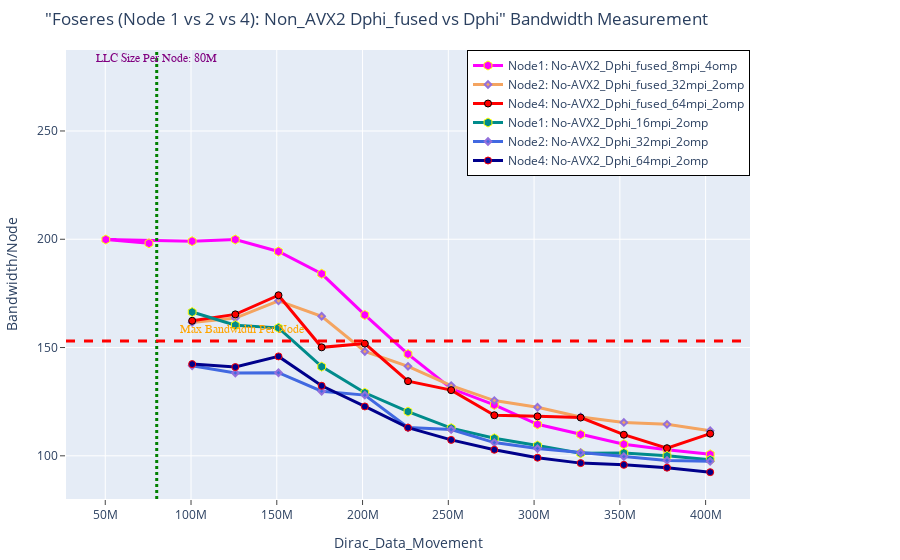

Source (notebook cell):
### Code cell
fig = go.Figure() 

# MACRO Fused Case
fig.add_trace(go.Scatter(x=(dfn1MacFusNonProb_8mpi_4omp.Dirc_Data_Mov*(dfn1MacFusNonProb_8mpi_4omp.MPI_size)), 
                         y=(dfn1MacFusNonProb_8mpi_4omp.BAND*(dfn1MacFusNonProb_8mpi_4omp.MPI_size)), 
                         mode='lines+markers', 
                         name='Node1: No-AVX2_Dphi_fused_8mpi_4omp',
                         line=dict(color='magenta',width=3),
                         marker=dict(symbol='hexagon',size=9, line=dict(color='yellow',width=1))))

fig.add_trace(go.Scatter(x=(dfn2MacFusNonProb_32mpi_2omp.Dirc_Data_Mov*(dfn2MacFusNonProb_32mpi_2omp.MPI_size/2)), 
                         y=(dfn2MacFusNonProb_32mpi_2omp.BAND*(dfn2MacFusNonProb_32mpi_2omp.MPI_size/2)), 
                         mode='lines+markers', 
                         name='Node2: No-AVX2_Dphi_fused_32mpi_2omp',
                         line=dict(color='sandybrown',width=3),
                         marker=dict(symbol='diamond',size=5,line=dict(color='MediumPurple',width=2))))

fig.add_trace(go.Scatter(x=(dfn4MacFusnonProb_64mpi_2omp.Dirc_Data_Mov*(dfn4MacFusnonProb_64mpi_2omp.MPI_size/4)), 
                         y=(dfn4MacFusnonProb_64mpi_2omp.BAND*(dfn4MacFusnonProb_64mpi_2omp.MPI_size/4)), 
                         mode='lines+markers', 
                         name='Node4: No-AVX2_Dphi_fused_64mpi_2omp',
                         line=dict(color='red',width=3),
                         marker=dict(symbol='circle',size=7, line=dict(color='black',width=1))))


# MACRO Non_fused Case
fig.add_trace(go.Scatter(x=(dfn1MacNonFusNonProb_16mpi_2omp.Dirc_Data_Mov*(dfn1MacNonFusNonProb_16mpi_2omp.MPI_size)), 
                         y=(dfn1MacNonFusNonProb_16mpi_2omp.BAND*(dfn1MacNonFusNonProb_16mpi_2omp.MPI_size)), 
                         mode='lines+markers', 
                         name='Node1: No-AVX2_Dphi_16mpi_2omp',
                         line=dict(color='darkcyan',width=3),
                         marker=dict(symbol='hexagon',size=9, line=dict(color='yellow',width=1))))

fig.add_trace(go.Scatter(x=(dfn2MacNonFusNonProb_32mpi_2omp.Dirc_Data_Mov*(dfn2MacNonFusNonProb_32mpi_2omp.MPI_size/2)), 
                         y=(dfn2MacNonFusNonProb_32mpi_2omp.BAND*(dfn2MacNonFusNonProb_32mpi_2omp.MPI_size/2)), 
                         mode='lines+markers', 
                         name='Node2: No-AVX2_Dphi_32mpi_2omp',
                         line=dict(color='royalblue',width=3),
                         marker=dict(symbol='diamond',size=5,line=dict(color='MediumPurple',width=2))))

fig.add_trace(go.Scatter(x=(dfn4MacNonFusNonProb_64mpi_2omp.Dirc_Data_Mov*(dfn4MacNonFusNonProb_64mpi_2omp.MPI_size/4)), 
                         y=(dfn4MacNonFusNonProb_64mpi_2omp.BAND*(dfn4MacNonFusNonProb_64mpi_2omp.MPI_size/4)), 
                         mode='lines+markers', 
                         name='Node4: No-AVX2_Dphi_64mpi_2omp',
                         line=dict(color='darkblue',width=3),
                         marker=dict(symbol='circle',size=7, line=dict(color='red',width=1))))


# Adding vertical and horizontal lines 
fig.add_vline(x=80e6, line_width=3, line_dash="dot", line_color="green")
fig.add_hline(y=153, line_width=3, line_dash="dash", line_color="red")

# Add annotation with arrow
fig.add_annotation(
    x='80e6'
    , y=280
    , text=f'LLC Size Per Node: 80M'
    , yanchor='bottom'
    , showarrow=False
    , arrowhead=1
    , arrowsize=1
    , arrowwidth=2
    , arrowcolor="#636363"
    , ax=-20
    , ay=-30
    , font=dict(size=12, color="purple", family="Sans Serif")
    , align="left"
    ,)

fig.add_annotation(
    x='130e6'
    , y=155
    , text=f'Max Bandwidth Per Node'
    , yanchor='bottom'
    , showarrow=False
    , arrowhead=1
    , arrowsize=1
    , arrowwidth=2
    , arrowcolor="#636363"
    , ax=-20
    , ay=-30
    , font=dict(size=12, color="orange", family="Sans Serif")
    , align="left"
    ,)


fig.update_layout(title='"Foseres (Node 1 vs 2 vs 4): Non_AVX2 Dphi_fused vs Dphi" Bandwidth Measurement',
                  xaxis_title='Dirac_Data_Movement', yaxis_title='Bandwidth/Node', 
                  xaxis=dict(ticks="outside"),  
                  yaxis=dict(ticks="outside"),
                  legend=go.layout.Legend(bordercolor="black",borderwidth=1, x=1, xanchor="right", y=1, yanchor="top"),
                  margin=dict(l=50, r=150, t=50, b=50)
                 )

### Figure 1 — Plotly figure (JSON) as saved in the notebook; plotly's stock layout.template omitted (floating-point values rounded to 4 significant figures)
{"data": [{"line": {"color": "magenta", "width": 3}, "marker": {"line": {"color": "yellow", "width": 1}, "size": 9, "symbol": "hexagon"}, "mode": "lines+markers", "name": "Node1: No-AVX2_Dphi_fused_8mpi_4omp", "type": "scatter", "x": [75497472, 50331648, 100663296, 125829120, 150994944, 176160768, 201326592, 226492416, 251658240, 276824064, 301989888, 327155712, 352321536, 377487360, 402653184], "y": [198.1, 199.9, 199.1, 199.9, 194.3, 184.1, 165.1, 147.0, 131.1, 123.5, 114.5, 109.9, 105.4, 102.9, 100.7]}, {"line": {"color": "sandybrown", "width": 3}, "marker": {"line": {"color": "MediumPurple", "width": 2}, "size": 5, "symbol": "diamond"}, "mode": "lines+markers", "name": "Node2: No-AVX2_Dphi_fused_32mpi_2omp", "type": "scatter", "x": [100663296, 125829120, 150994944, 176160768, 201326592, 226492416, 251658240, 276824064, 301989888, 327155712, 352321536, 377487360, 402653184], "y": [161.6, 163.6, 171.6, 164.5, 148.2, 141.3, 132.4, 125.5, 122.4, 118.0, 115.4, 114.6, 111.6]}, {"line": {"color": "red", "width": 3}, "marker": {"line": {"color": "black", "width": 1}, "size": 7, "symbol": "circle"}, "mode": "lines+markers", "name": "Node4: No-AVX2_Dphi_fused_64mpi_2omp", "type": "scatter", "x": [100663296, 125829120, 150994944, 176160768, 201326592, 226492416, 251658240, 276824064, 301989888, 327155712, 352321536, 377487360, 402653184], "y": [162.4, 165.3, 174.1, 150.1, 151.8, 134.5, 130.3, 118.7, 118.2, 117.7, 109.7, 103.5, 110.2]}, {"line": {"color": "darkcyan", "width": 3}, "marker": {"line": {"color": "yellow", "width": 1}, "size": 9, "symbol": "hexagon"}, "mode": "lines+markers", "name": "Node1: No-AVX2_Dphi_16mpi_2omp", "type": "scatter", "x": [100663296, 125829120, 150994944, 176160768, 201326592, 226492416, 251658240, 276824064, 301989888, 327155712, 352321536, 377487360, 402653184], "y": [166.4, 160.3, 159.1, 141.2, 129.1, 120.4, 112.8, 108.1, 104.7, 101.2, 101.3, 99.98, 98.16]}, {"line": {"color": "royalblue", "width": 3}, "marker": {"line": {"color": "MediumPurple", "width": 2}, "size": 5, "symbol": "diamond"}, "mode": "lines+markers", "name": "Node2: No-AVX2_Dphi_32mpi_2omp", "type": "scatter", "x": [100663296, 125829120, 150994944, 176160768, 201326592, 226492416, 251658240, 276824064, 301989888, 327155712, 352321536, 377487360, 402653184], "y": [141.6, 138.2, 138.4, 129.8, 128.0, 113.0, 112.1, 106.1, 103.4, 101.4, 99.67, 97.89, 97.45]}, {"line": {"color": "darkblue", "width": 3}, "marker": {"line": {"color": "red", "width": 1}, "size": 7, "symbol": "circle"}, "mode": "lines+markers", "name": "Node4: No-AVX2_Dphi_64mpi_2omp", "type": "scatter", "x": [100663296, 125829120, 150994944, 176160768, 201326592, 226492416, 251658240, 276824064, 301989888, 327155712, 352321536, 377487360, 402653184], "y": [142.4, 141.0, 145.9, 132.3, 122.8, 113.0, 107.4, 102.8, 99.13, 96.63, 95.82, 94.53, 92.45]}], "layout": {"annotations": [{"align": "left", "arrowcolor": "#636363", "arrowhead": 1, "arrowsize": 1, "arrowwidth": 2, "ax": -20, "ay": -30, "font": {"color": "purple", "family": "Sans Serif", "size": 12}, "showarrow": false, "text": "LLC Size Per Node: 80M", "x": "80e6", "y": 280, "yanchor": "bottom"}, {"align": "left", "arrowcolor": "#636363", "arrowhead": 1, "arrowsize": 1, "arrowwidth": 2, "ax": -20, "ay": -30, "font": {"color": "orange", "family": "Sans Serif", "size": 12}, "showarrow": false, "text": "Max Bandwidth Per Node", "x": "130e6", "y": 155, "yanchor": "bottom"}], "legend": {"bordercolor": "black", "borderwidth": 1, "x": 1, "xanchor": "right", "y": 1, "yanchor": "top"}, "margin": {"b": 50, "l": 50, "r": 150, "t": 50}, "shapes": [{"line": {"color": "green", "dash": "dot", "width": 3}, "type": "line", "x0": 80000000, "x1": 80000000, "xref": "x", "y0": 0, "y1": 1, "yref": "y domain"}, {"line": {"color": "red", "dash": "dash", "width": 3}, "type": "line", "x0": 0, "x1": 1, "xref": "x domain", "y0": 153, "y1": 153, "yref": "y"}], "title": {"text": "\"Foseres (Node 1 vs 2 vs 4): Non_AVX2 Dphi_fused vs Dphi\" Bandwidth Measurement"}, "xaxis": {"ticks": "outside", "title": {"text": "Dirac_Data_Movement"}}, "yaxis": {"ticks": "outside", "title": {"text": "Bandwidth/Node"}}}}
